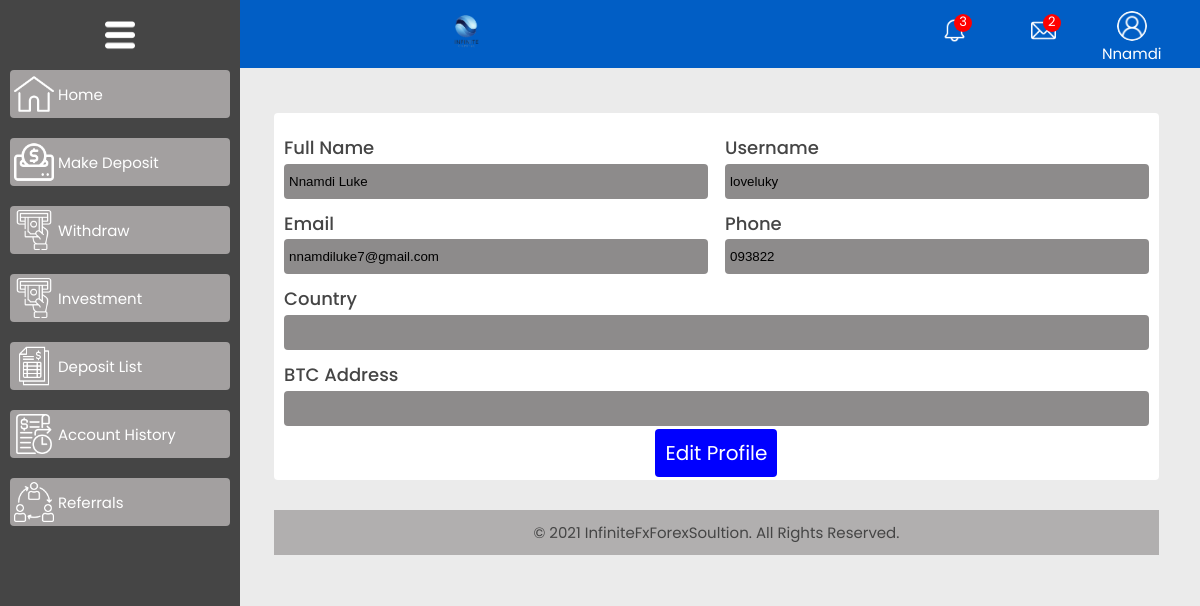
The page /profile/ (signed in) on the database as committed earlier.
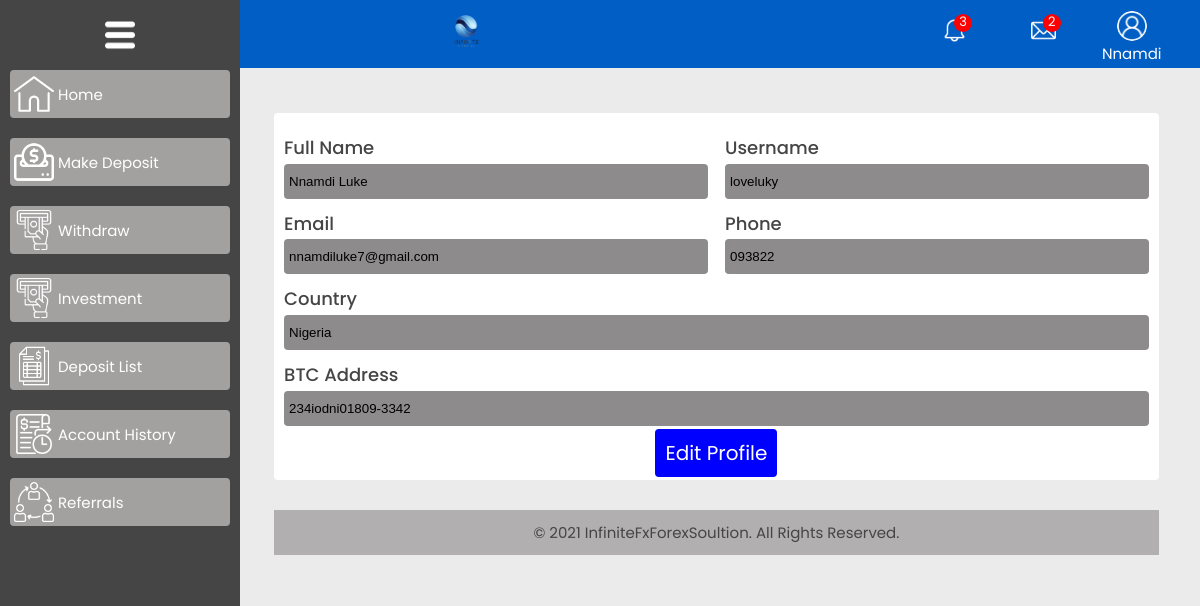
The same page on the database as committed later.
### accounts/models.py (models this page shows, shortened)
class User(AbstractBaseUser, PermissionsMixin):
  CLIENT = 'client'
  AGENT = 'agent'
  MANAGER = 'manager'
  ROLES_CHOICES = (
    (CLIENT, 'client'),
    (AGENT, 'agent'),
    (MANAGER, 'manager'),
  )
  id = models.UUIDField(primary_key=True, default=uuid.uuid4,editable=False)
  first_name    = models.CharField(max_length=50)
  last_name     = models.CharField(max_length=50)
  username      = models.CharField(max_length=50, unique=True)
  email         = models.EmailField(unique=True)
  account_balance =models.DecimalField(max_digits=10, decimal_places=2, default=0.00)
  phone_number  = models.CharField(max_length=50)
  profile_image         = models.ImageField(blank=True, null=True, upload_to='images/users/')
  role          = models.CharField(max_length=30, choices=ROLES_CHOICES, default=CLIENT)
  country       = models.CharField(max_length=50)
  btc_wallet   = models.CharField(max_length=300, blank=True)
  referral = models.ForeignKey(Referral, on_delete=models.SET_NULL, null=True, blank=True)
  referral_link = models.OneToOneField(ReferralLink, on_delete=models.SET_NULL, null=True, blank=True,  related_name='user_referral_link')
  agree_to_terms_and_condition = models.BooleanField(default=False)
  total_earned_commission = models.DecimalField(max_digits=10, decimal_places=2, default=0)
  earning = models.DecimalField(max_digits=10, decimal_places=2, default=0)
  pending_commission = models.DecimalField(max_digits=10, decimal_places=2, default=0)
  date_joined   = models.DateTimeField(auto_now_add=True)
  last_login    = models.DateTimeField(auto_now_add=True)
  is_admin      = models.BooleanField(default=False)
  is_staff      = models.BooleanField(default=False)
  is_active     = models.BooleanField(default=True)
  is_superuser = models.BooleanField(default=False)
  USERNAME_FIELD = 'email'
  REQUIRED_FIELDS = ['username', 'first_name', 'last_name']
  objects = MyAccountManager()
  class Meta:
    verbose_name = 'User'
    verbose_name_plural = 'Users'
    app_label = 'accounts'

### accounts/views.py (the view)
# urls.py: path('profile/', views.profile, name='profile'),
@login_required(login_url='login')
def profile(request):
  return render(request, 'accounts/profile.html')

### accounts/context_processors.py (called while the page is built)
def userprofile_context(request):
  if request.user.is_authenticated:
    try:
      userprofile = User.objects.get(id=request.user.id)
      return {'userprofile': userprofile}
    except ObjectDoesNotExist:
      pass
  return {}

### templates/accounts/profile.html (shortened to what this page needs)
{% extends 'accounts/dashboardpages/dashbase.html' %}
{% load static %}
{% block content %}
 <div class="profile container">
  <form action="" method="post" class="profile-form">
    <div class="form-container">
      <div class="form-items">
        <div class="form-item">
          <label for="fname">Full Name</label>
          <input type="text" name="fname" id="fname" value="{{ userprofile.first_name }} {{ userprofile.last_name }}" readonly>
        </div>
        <div class="form-item">
          <label for="username">Username</label>
          <input type="text" name="lname" value="{{ userprofile.username }}" id="username" readonly>
        </div>
      </div>
      <div class="form-items">
        <div class="form-item">
          <label for="email">Email</label>
          <input type="email" name="email" value="{{ userprofile.email }}" id="email" readonly>
        </div>
        <div class="form-item">
          <label for="phone">Phone</label>
          <input type="text" name="phone" value="{{ userprofile.phone_number }}" id="phone" readonly>
        </div>
      </div>
      <div class="form-items">
        <div class="form-item" style="width: 100%;">
          <label for="country">Country</label>
          <input type="text" name="state" value="{{ userprofile.country }}" id="country" readonly >
        </div>
      </div>
      <div class="form-items">
        <div class="form-item" style="width: 100%;">
          <label for="btc">BTC Address</label>
          <input type="text"  id="btc" name="email" value="{{ userprofile.btc_wallet }}" readonly >
        </div>
      </div>
      <p style="width:100%; text-align:center; font-size:20px; margin-top:10px;"><a href="{% url 'setting' %}" style="color: white;background-color:blue; padding: 10px;border-radius:4px; cursor:pointer">Edit Profile</a></p>
    </div>
  </form>
</div>
 {% endblock %}

### templates/accounts/dashboardpages/dashheader.html (shortened to what this page needs)
{% load static %}
<div class="side-menu">
  <div class="menu" id="menu">
    <img src="{% static 'assets/image/dashboard/menu-button-of-three-horizontal-lines.png' %}" class="dashboard-icon-menu" alt="Menu">
  </div>
  <div class="side-menu-items-container">
    <div class="side-menu-items">
      <a href="{% url 'dashboard' %}">
        <img src="{% static 'assets/image/dashboard/home.png' %}" class="side-menu-icon">
        <span class="side-menu-span">Home</span>
      </a>
    </div>
    <div class="side-menu-items">
      <a href="{% url 'deposite' %}">
        <img src="{% static 'assets/image/dashboard/deposit.png' %}" class="side-menu-icon">
        <span class="side-menu-span">Make Deposit</span>
      </a>
    </div>
    <div class="side-menu-items">
      <a href="{% url 'withdraw' %}">
        <img src="{% static 'assets/image/dashboard/withdrawal.png' %}" class="side-menu-icon">
        <span class="side-menu-span">Withdraw</span>
      </a>
    </div>
    <div class="side-menu-items">
      <a href="{% url 'investment' %}">
        <img src="{% static 'assets/image/dashboard/withdrawal.png' %}" class="side-menu-icon">
        <span class="side-menu-span">Investment</span>
      </a>
    </div>
    <div class="side-menu-items">
      <a href="{% url 'deposit_list' %}">
        <img src="{% static 'assets/image/dashboard/deposite-list.png' %}" class="side-menu-icon">
        <span class="side-menu-span">Deposit List</span>
      </a>
    </div>
    <div class="side-menu-items">
      <a href="{% url 'account_history' %}">
        <img src="{% static 'assets/image/dashboard/bank-account.png' %}" class="side-menu-icon">
        <span class="side-menu-span">Account History</span>
      </a>
    </div>
    <div class="side-menu-items">
      <a href="{% url 'referral' %}">
        <img src="{% static 'assets/image/dashboard/referral.png' %}" class="side-menu-icon">
        <span class="side-menu-span">Referrals</span>
      </a>
    </div>
  </div>
</div>
<header class="header">
  <nav>
    <div class="logo" id="logo">
      <a href="{% url 'index' %}"><img src="{% static 'assets/image/logo.png' %}"class="dashboard-logo"  alt="logo"></a>
    </div>
    <div class="profile-message" id="profile-image">
      <a href="#"><img src="{% static 'assets/image/dashboard/bell.png' %}" class="dashboard-icon mess" alt="Message">
        <p class="count">3</p>
      </a>
    </div>
    <div class="profile-message" id="profile-image">
      <a href="#"><img src="{% static 'assets/image/dashboard/email.png' %}" class="dashboard-icon mess" alt="Message">
        <p class="count">2</p>
      </a>
    </div>
    <div class="profile-image" id="profile-image">
      <a class="prof-link">
        {% if userprofile.profile_image %}
          <img src="{{ userprofile.profile_image.url }}" class="dashboard-icon profi" alt="profile Image" class="profile-img">
        {% else %}
          <img src="{% static 'assets/image/dashboard/user.png' %}" class="dashboard-icon profi" alt="profile Image" class="profile-img">
        {% endif %}
        <p>{{ userprofile.first_name }}</p>
      </a>
    </div>
  </nav>
</header>

Rows that differ between the two databases and show on the page:
changed User "Nnamdi": state (not shown) → "Nigeria"; email (not shown) → "234iodni01809-3342"
